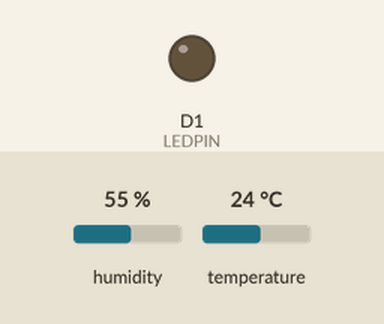
Recording of a sketch running on a simulated ESP8266 (NodeMCU). Shown: output pins drawn as LEDs (lit = HIGH). Inputs (shaded band) come from the test bench; at power-on: temperature 24 °C, humidity 55 %. WiFi joins after 1.5 s; servers stay silent unless stated; what the sketch prints to the serial monitor is not drawn.

Above: at 2.8 s.
2.9 s: temperature set to 28 °C
At 4.3 s:
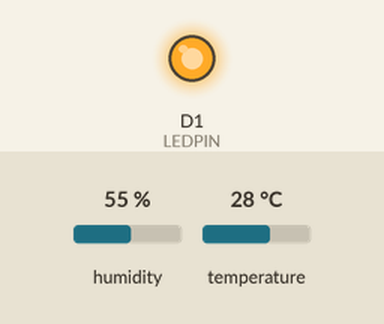
5.9 s: temperature set to 12 °C
At 9.0 s:
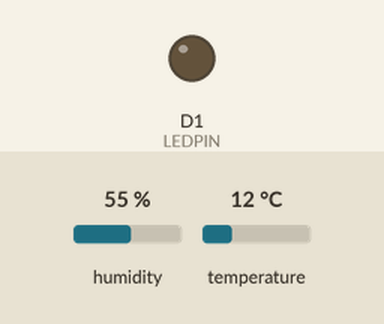
10.1 s: temperature set to 33 °C
At 11.3 s:
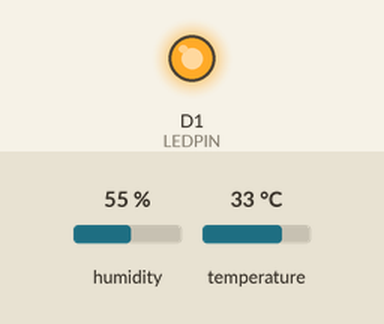
Timing chart, 0 to 13.1 s (numbered marks = the images above; inputs shaded):
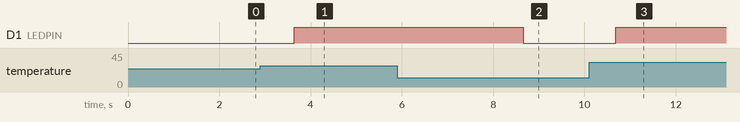

The sketch:

test_temperature.ino
```cpp
// LIBS INCLUDE
#include <ESP8266WiFi.h>
#include <DHT.h>

// PIN DEFINITIONS
#define DHTPIN D2
#define LEDPIN D1

// OTHER DEFINITIONS
#define DHTTYPE DHT11

//VARIABLES DECLARATION
DHT dht(DHTPIN, DHTTYPE);

const char *ssid = "Cormac";
const char *password = "+Ah(nstP7.U7+qz";
const char *host = "192.168.100.17";

// function to connect Wifi
void wifiConnect()
{
    Serial.print("Connecting to ");
    Serial.println(ssid);

    WiFi.begin(ssid, password);

    while (WiFi.status() != WL_CONNECTED)
    {
        delay(200);
        Serial.print(".");
    }
    if (WiFi.status() == WL_CONNECTED)
    {
        Serial.println("");
        Serial.println("WiFi connected");
        Serial.println("IP address: ");
        Serial.println(WiFi.localIP());
    }
    else
    {
        Serial.println("\r\nWiFi not disconnected");
    }
}

// read temperature data from DHT11 sensor
float getTemp()
{
    float temp = dht.readTemperature();
    if (isnan(temp))
    {
        return -1;
    }
    return temp;
}

void setup()
{
    Serial.begin(9600);
    pinMode(LEDPIN,OUTPUT);
    delay(10);
    // connect to wifi
    wifiConnect();
}

void loop()
{
    delay(2000);

    float temperature = getTemp();

    // check if there is any error while reading data from DHT11 or not
    if (temperature == -1)
    {
        Serial.println("Failed to read from DHT sensor!");
    }
    else
    {
        Serial.println(String(temperature));

        if(temperature >= 27){
            digitalWrite(LEDPIN, HIGH);
            delay(3000);
        }
        else{
            digitalWrite(LEDPIN, LOW);
        }
    }
}
```

Measured:
- the behaviour switches between 26 and 27 °C on temperature (found by bisection; images 0 and 1)
- after the input at 2.9 s, D1 (LEDPIN): LOW → HIGH after 0.74 s
- after the input at 5.9 s, D1 (LEDPIN): HIGH → LOW after 2.8 s
- after the input at 10.1 s, D1 (LEDPIN): LOW → HIGH after 0.58 s
